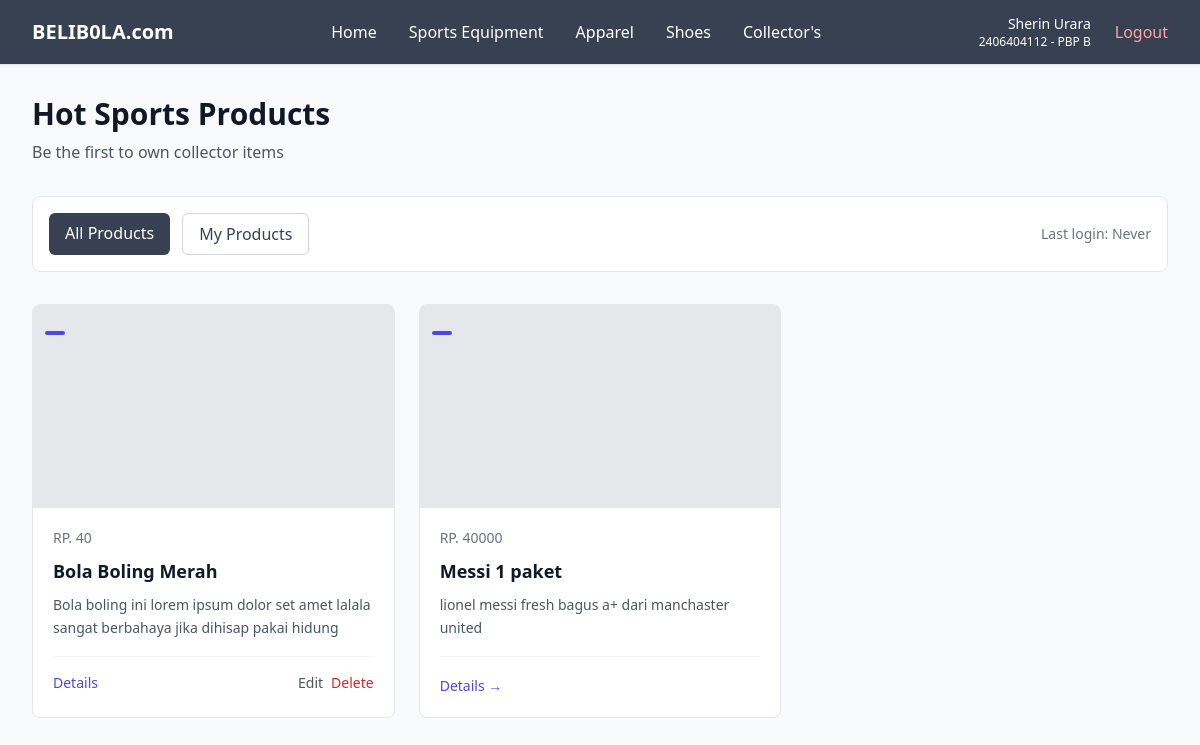
The app's page / (signed in) with its own data.
### main/models.py (models this page shows, shortened)
class Products(models.Model):
    CATEGORY_CHOICES = [
        ('bola biasa', 'Bola Biasa'),
        ('update', 'Update'),
        ('exclusive', 'Exclusive'),
        ('bola luar biasa', 'Bola Luar Biasa'),
        ('kolektor', 'Kolektor'),
        ('signed', 'Signed'),
    ]
    seller = models.ForeignKey(User, on_delete=models.CASCADE, null=True)
    id = models.UUIDField(primary_key=True, default=uuid.uuid4, editable=False)
    name = models.CharField()
    price = models.IntegerField()
    description = models.TextField()
    thumbnail = models.URLField()
    category = models.CharField(max_length=20, choices=CATEGORY_CHOICES, default='update')
    is_featured = models.BooleanField(default=False)

### main/views.py (the view)
# urls.py: path('', show_main, name='show_main'),
@login_required(login_url='/login')
def show_main(request):
    filter_type = request.GET.get('filter', 'all')  # default to 'all'
    if filter_type == "my":
        products_list = Products.objects.filter(seller=request.user)
    else:
        products_list = Products.objects.all()
    context = {
        'app' : 'BeliBola',
        'npm' : '2406404112',
        'name': 'Sherin Urara',
        'class': 'PBP B',
        'products_list': products_list,
        'last_login': request.COOKIES.get('last_login',"Never"),
        'username': request.COOKIES.get('username', "Never")
    }
    return render(request, "main.html", context)

### main/templates/main.html (shortened to what this page needs)
{% extends 'base.html' %}
{% load static %}
{% block content %}
{% include 'navbar.html' %}
 <div class="bg-gray-50 w-full pt-16 min-h-screen">
  <div class="max-w-7xl mx-auto px-4 sm:px-6 lg:px-8 py-8">
    <div class="mb-8">
      <h1 class="text-3xl font-bold text-gray-900 mb-2">Hot Sports Products</h1>
      <p class="text-gray-600">Be the first to own collector items</p>
    </div>
    <div class="flex flex-col sm:flex-row sm:items-center sm:justify-between mb-8 bg-white rounded-lg border border-gray-200 p-4">
      <div class="flex space-x-3 mb-4 sm:mb-0">
        <a href="?" class="{% if request.GET.filter == 'all' or not request.GET.filter  %} bg-gray-700 text-white{% else %}bg-white text-gray-700 border border-gray-300{% endif %} px-4 py-2 rounded-md font-medium transition-colors hover:bg-gray-500 hover:text-white">
          All Products
        </a>
        <a href="?filter=my" class="{% if request.GET.filter == 'my' %} bg-gray-700 text-white{% else %}bg-white text-gray-700 border border-gray-300{% endif %} px-4 py-2 rounded-md font-medium transition-colors hover:bg-gray-500 hover:text-white">
          My Products
        </a>
      </div>
      {% if user.is_authenticated %}
        <div class="text-sm text-gray-500">
          Last login: {{ last_login }}
        </div>
      {% endif %}
    </div>
 {% if not products_list %}
      <div class="bg-white rounded-lg border border-gray-200 p-12 text-center">
        <div class="w-32 h-32 mx-auto mb-4">
          <img src="{% static 'image/no-products.png' %}" alt="No products available" class="w-full h-full object-contain">
        </div>
        <h3 class="text-lg font-medium text-gray-900 mb-2">No Products on BeliB0la</h3>
        <p class="text-gray-500 mb-6">Be the first to add a product to belibola!</p>
        <a href="{% url 'main:create_products' %}" class="inline-flex items-center px-4 py-2 bg-grey-600 text-white rounded-md hover:bg-green-700 transition-colors">
          Sell Product
        </a>
      </div>
    {% else %}
      <div class="grid grid-cols-1 md:grid-cols-2 lg:grid-cols-3 gap-6">
        {% for products in products_list %}
          {% include 'card_product.html' with product=product %}
        {% endfor %}
      </div>
    {% endif %}
 {% endblock content %}

### main/templates/navbar.html (shortened to what this page needs)
<nav class="fixed top-0 left-0 w-full bg-gray-700 border-b border-gray-200 shadow-sm z-50">
    <div class="max-w-7xl mx-auto px-6 lg:px-8">
      <div class="flex items-center justify-between h-16">
        <div class="flex items-center">
          <h1 class="text-xl font-semibold text-gray-900">
            <span class="text-white">BELIB0LA.com</span>
          </h1>
        </div>
        <div class="hidden md:flex items-center space-x-8">
          <a href="/" class="text-white hover:text-gray-500 font-medium transition-colors">
            Home
          </a>
          <a href="{% url 'main:create_products' %}" class="text-white hover:text-gray-500 font-medium transition-colors">
            Sports Equipment
          </a>
          <a href="{% url 'main:create_products' %}" class="text-white hover:text-gray-500 font-medium transition-colors">
            Apparel
          </a>
          <a href="{% url 'main:create_products' %}" class="text-white hover:text-gray-500 font-medium transition-colors">
            Shoes
          </a>
          <a href="{% url 'main:create_products' %}" class="text-white hover:text-gray-500 font-medium transition-colors">
            Collector's
          </a>
        </div>
        <div class="hidden md:flex items-center space-x-6">
          {% if user.is_authenticated %}
            <div class="text-right">
              <div class="text-sm font-medium text-white">{{ name|default:user.username }}</div>
              <div class="text-xs text-white">{{ npm|default:"Student" }} - {{ class|default:"Class" }}</div>
            </div>
            <a href="{% url 'main:logout' %}" class="text-red-300 hover:text-red-700 font-medium transition-colors">
              Logout
            </a>
          {% endif %}
        </div>
      </div>
    </div>
  </nav>

### main/templates/card_product.html (shortened to what this page needs)
{% load static %}
<article class="bg-white rounded-lg border border-gray-200 hover:shadow-lg transition-shadow duration-300 overflow-hidden">
  <div class="aspect-[16/9] relative overflow-hidden">
    {% if news.thumbnail %}
      <img src="{{ products.thumbnail }}" alt="{{ products.name }}" class="w-full h-full object-cover">
    {% else %}
      <div class="w-full h-full bg-gray-200"></div>
    {% endif %}
    <div class="absolute top-3 left-3">
      <span class="inline-flex items-center px-2.5 py-0.5 rounded-md text-xs font-medium bg-indigo-600 text-white">
      </span>
    </div>
  </div>
  <div class="p-5">
    <div class="flex items-center text-sm text-gray-500 mb-3">
      <h1>RP. {{ products.price }}</h1>
    </div>
    <h3 class="text-lg font-semibold text-gray-900 mb-3 line-clamp-2 leading-tight">
      <a href="{% url 'main:show_products' products.id %}" class="hover:text-indigo-600 transition-colors">
        {{ products.name }}
      </a>
    </h3>
    <p class="text-gray-600 text-sm leading-relaxed line-clamp-3 mb-4">
      {{ products.description|truncatewords:20 }}
    </p>
    {% if user.is_authenticated and products.seller == user %}
      <div class="flex items-center justify-between pt-4 border-t border-gray-100">
        <a href="{% url 'main:show_products' products.id %}" class="text-indigo-600 hover:text-indigo-700 font-medium text-sm transition-colors">
          Details
        </a>
        <div class="flex space-x-2">
          <a href="{% url 'main:edit_product' products.id %}" class="text-gray-600 hover:text-gray-700 text-sm transition-colors">
            Edit
          </a>
          <a href="{% url 'main:delete_product' products.id %}" class="text-red-600 hover:text-red-700 text-sm transition-colors">
            Delete
          </a>
        </div>
      </div>
    {% else %}
      <div class="pt-4 border-t border-gray-100">
        <a href="{% url 'main:show_products' products.id %}" class="text-indigo-600 hover:text-indigo-700 font-medium text-sm transition-colors">
          Details →
        </a>
      </div>
    {% endif %}
  </div>
</article>

### records on screen
Products: price "40", name "Bola Boling Merah", description "Bola boling ini lorem ipsum dolor set amet lalala sangat berbahaya jika dihisap pakai hidung", shows "Details"
Products: price "40000", name "Messi 1 paket", description "lionel messi fresh bagus a+ dari manchaster united", shows "Details →"

### other values on screen
{{ name|default:user.username }} "Sherin Urara"
{{ npm|default:"Student" }} "2406404112"
{{ class|default:"Class" }} "PBP B"
{{ last_login }} "Never"
